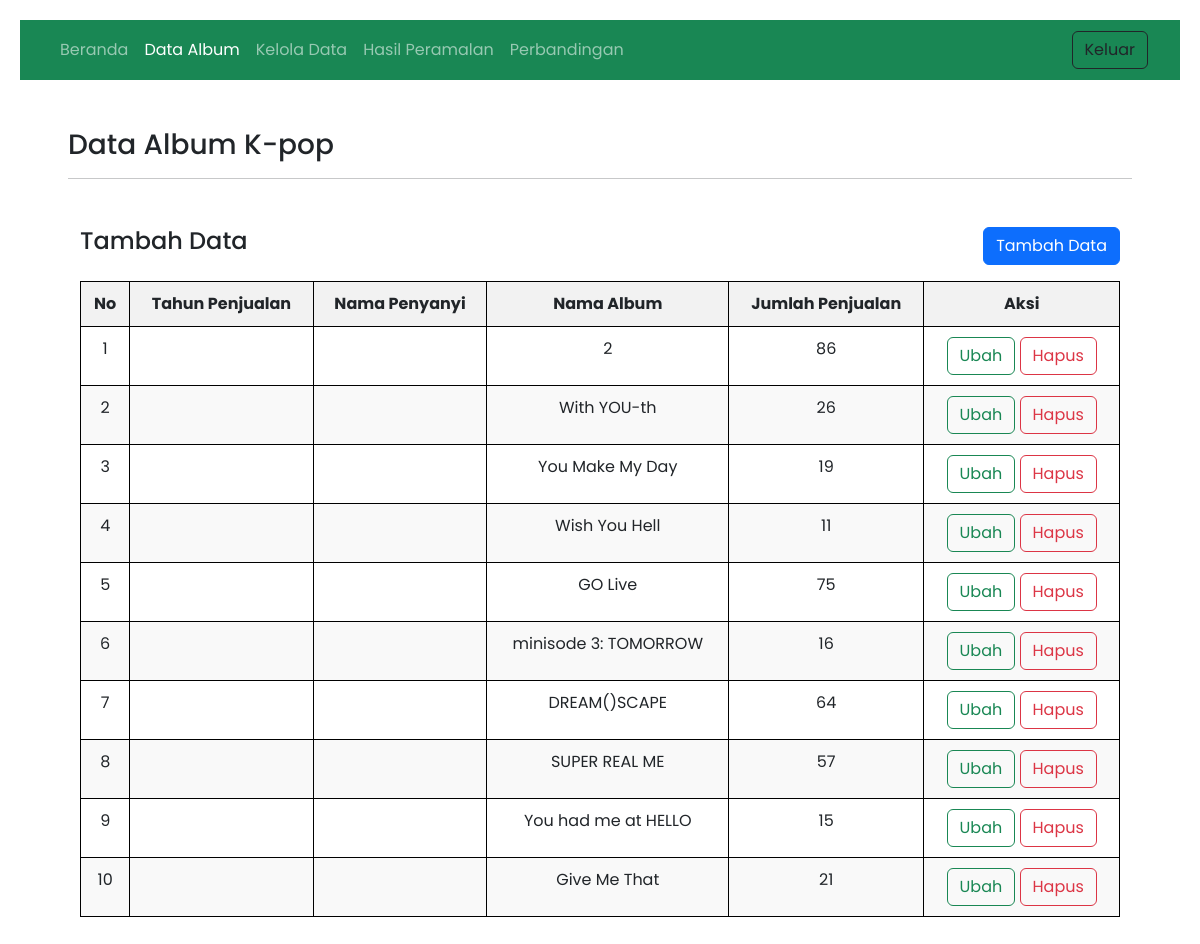
Page /create-album.php (signed in) on the committed database.
### tables this page shows
CREATE TABLE `album` (
  `id` int(50) NOT NULL,
  `bulan_penjualan` int(50) NOT NULL,
  `nama_idol` varchar(50) NOT NULL,
  `nama_album` varchar(50) NOT NULL,
  `versi_album` varchar(50) NOT NULL,
  `jumlah_penjualan` varchar(50) NOT NULL
);

### create-album.php (the view, shortened to what this page needs)
<?php
$connect = openConnection();
?>
<!DOCTYPE html>
<html lang="en">
<head>
  <link rel="stylesheet" href="https://cdnjs.cloudflare.com/ajax/libs/bootstrap/5.2.3/css/bootstrap.min.css" />
  <link rel="stylesheet" type="text/css" href="css/style2.css">
</head>
<body>
  <nav class="navbar navbar-expand-lg navbar-dark bg-success text-dark">
    <div class="container-fluid">
    <button class="navbar-toggler" type="button" data-bs-toggle="collapse" data-bs-target="#navbarNav" aria-controls="navbarNav" aria-expanded="false" aria-label="Toggle navigation">
      <div class="collapse navbar-collapse" id="navbarNav">
        <ul class="navbar-nav">
          <li class="nav-item">
            <a class="nav-link" aria-current="page" href="dashboard.php">Beranda</a>
          </li>
          <li class="nav-item">
            <a class="nav-link active" href="create-album.php">Data Album</a>
          </li>
          <li class="nav-item">
            <a class="nav-link" href="create-data.php">Kelola Data</a>
          </li>
          <li class="nav-item">
            <a class="nav-link" href="hasil-peramalan.php">Hasil Peramalan</a>
          </li>
          <li class="nav-item">
            <a class="nav-link" href="perbandingan.php">Perbandingan</a>
          </li>
        </ul>
      </div>
      <a class="btn btn-outline-dark" href="logout.php" role="button">Keluar</a>
    </div>
  </nav>
  <div class="jumbotron m-5">
    <h3>Data Album K-pop</h3>
    <hr>
  <div class="container mt-5">
    <div class="col-sm-12 d-flex justify-content-between">
      <h4 class="d-flex">Tambah Data</h4>
      <div class="d-flex justify-content-end">
        <button type="button" class="btn btn-primary" data-toggle="modal" data-target="#exampleModal">Tambah Data</button>
      </div>
    </div>
    <table class="table mt-3">
      <thead>
        <tr>
          <th scope="col">No</th>
          <th scope="col">Tahun Penjualan</th>
          <th scope="col">Nama Penyanyi</th>
          <th scope="col">Nama Album</th>
          <th scope="col">Jumlah Penjualan</th>
          <th scope="col">Aksi</th>
        </tr>
      </thead>
      <tbody>
        <?php
        $query = mysqli_query($connect, "SELECT * FROM album ORDER BY id ASC");
        $i = 1;
        while ($obj = mysqli_fetch_object($query)) {
        ?>
          <tr>
            <td><?php echo $i++; ?></td>
            <td><?php echo $obj->tahun_penjualan; ?></td>
            <td><?php echo $obj->nama_penyanyi; ?></td>
            <td><?php echo $obj->nama_album; ?></td>
            <td><?php echo $obj->jumlah_penjualan; ?></td>
            <td>
              <button type="button" class="btn btn-outline-success" data-toggle="modal" data-target="#exampleModal2<?php echo $obj->id; ?>">Ubah</button>
              <button type="button" class="btn btn-outline-danger" data-toggle="modal" data-target="#exampleModal3<?php echo $obj->id; ?>">Hapus</button>
            </td>
          </tr>
        <?php } ?>
      </tbody>
    </table>
  </div>
</body>
</html>

### css/style2.css (style rules this page uses)
* { margin: 0; padding: 0; box-sizing: border-box; font-family: 'Poppins', sans-serif; }
body { font-family: Arial, sans-serif; margin: 0; padding: 0; box-sizing: border-box; padding: 20px; }
.navbar { background-color: #f8f9fa; padding: 10px 20px; margin-bottom: 20px; }
.container { max-width: 1200px; margin: auto; }
.table { width: 100%; border-collapse: collapse; margin: 20px 0; }
.table th, .table td { border: 1px solid #000; padding: 10px; text-align: center; }
.table th { background-color: #f2f2f2; }
.table tbody tr:nth-child(even) { background-color: #f9f9f9; }

### rows in the picture
album: nama_album "2", jumlah_penjualan "86"
album: nama_album "With YOU-th", jumlah_penjualan "26"
album: nama_album "You Make My Day", jumlah_penjualan "19"
album: nama_album "Wish You Hell", jumlah_penjualan "11"
album: nama_album "GO Live", jumlah_penjualan "75"
album: nama_album "minisode 3: TOMORROW", jumlah_penjualan "16"
album: nama_album "DREAM()SCAPE", jumlah_penjualan "64"
album: nama_album "SUPER REAL ME", jumlah_penjualan "57"
album: nama_album "You had me at HELLO", jumlah_penjualan "15"
album: nama_album "Give Me That", jumlah_penjualan "21"
